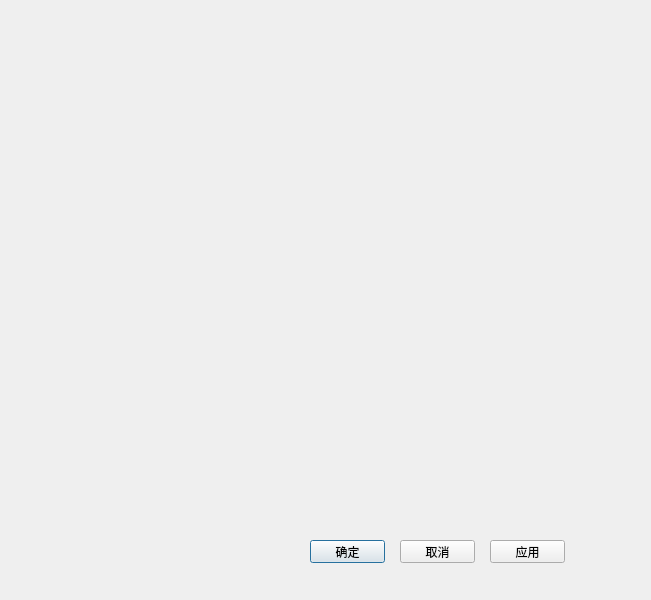
<?xml version="1.0" encoding="UTF-8"?>
<ui version="4.0">
 <class>SysConfig</class>
 <widget class="QDialog" name="SysConfig">
  <property name="geometry">
   <rect>
    <x>0</x>
    <y>0</y>
    <width>651</width>
    <height>600</height>
   </rect>
  </property>
  <property name="minimumSize">
   <size>
    <width>580</width>
    <height>600</height>
   </size>
  </property>
  <property name="maximumSize">
   <size>
    <width>16777215</width>
    <height>16777215</height>
   </size>
  </property>
  <property name="windowTitle">
   <string>系统设置</string>
  </property>
  <property name="styleSheet">
   <string notr="true">font: 11pt &quot;宋体&quot;;</string>
  </property>
  <widget class="QPushButton" name="okBtn">
   <property name="geometry">
    <rect>
     <x>310</x>
     <y>540</y>
     <width>75</width>
     <height>23</height>
    </rect>
   </property>
   <property name="text">
    <string>确定</string>
   </property>
  </widget>
  <widget class="QPushButton" name="cancelBtn">
   <property name="geometry">
    <rect>
     <x>400</x>
     <y>540</y>
     <width>75</width>
     <height>23</height>
    </rect>
   </property>
   <property name="text">
    <string>取消</string>
   </property>
  </widget>
  <widget class="QPushButton" name="applyBtn">
   <property name="geometry">
    <rect>
     <x>490</x>
     <y>540</y>
     <width>75</width>
     <height>23</height>
    </rect>
   </property>
   <property name="text">
    <string>应用</string>
   </property>
  </widget>
 </widget>
 <layoutdefault spacing="6" margin="11"/>
 <resources/>
 <connections/>
</ui>
